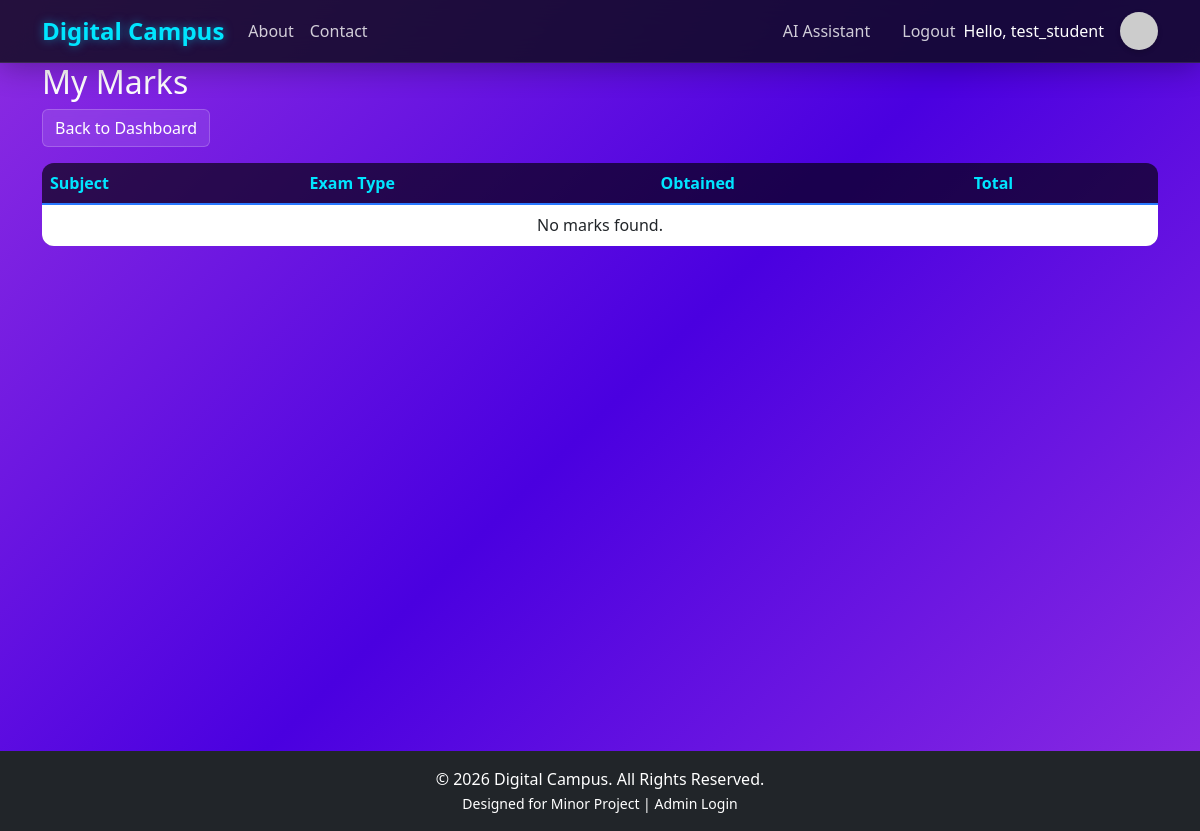
Page /marks/view/ (signed in) on the earlier database version.
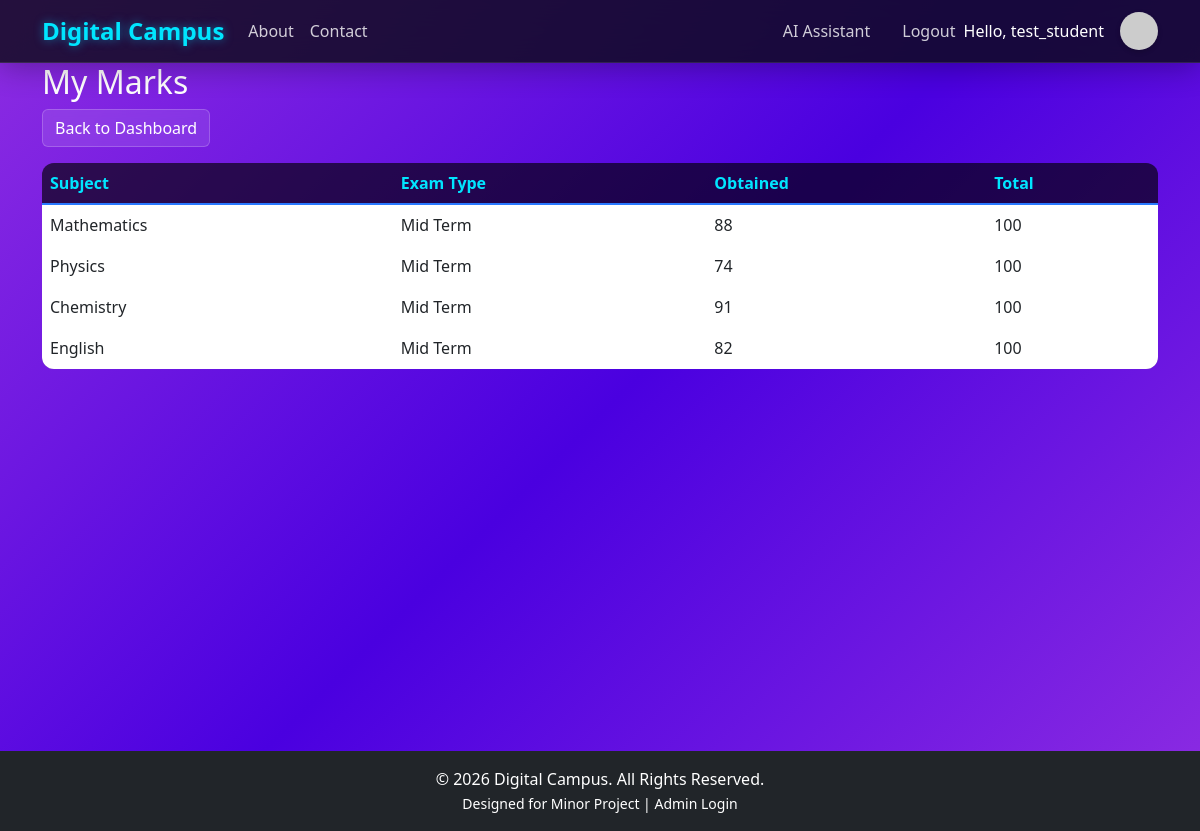
Same page on the later database version.
### core/models.py (models this page shows, shortened)
class User(AbstractUser):
    ROLE_CHOICES = (
        ('student', 'Student'),
        ('teacher', 'Teacher'),
        ('admin', 'Admin'),
        ('driver', 'Driver'),
    )
    role = models.CharField(max_length=10, choices=ROLE_CHOICES, default='student')
    profile_pic = models.ImageField(upload_to='profile_pics/', blank=True, null=True)
    def is_student(self):
        return self.role == 'student'
    def is_admin(self):
        return self.role == 'admin'
    @property
    def display_name(self):
        full_name = f"{self.first_name} {self.last_name}".strip()
        return full_name if full_name else self.username

class Marks(models.Model):
    student = models.ForeignKey(Student, on_delete=models.CASCADE)
    subject = models.CharField(max_length=100)
    marks_obtained = models.IntegerField()
    total_marks = models.IntegerField()
    exam_type = models.CharField(max_length=50) # e.g. 'Mid Term', 'Final'

### core/views.py (the view, shortened to what this page needs)
# urls.py: path('marks/view/', views.view_marks, name='view_marks'),
@login_required
def view_marks(request):
    if request.user.is_student():
        marks = Marks.objects.filter(student=request.user.student)
        heading = "My Marks"
    else:
        return redirect('login')
    return render(request, 'core/view_marks.html', {'marks': marks, 'heading': heading, 'is_admin': request.user.is_admin()})

### templates/core/view_marks.html
{% extends 'base.html' %}
{% block content %}
<div class="row">
    <div class="col-md-12">
        <h2>{{ heading }}</h2>
        <a href="{% if is_admin %}{% url 'admin_dashboard' %}{% else %}{% url 'student_dashboard' %}{% endif %}"
            class="btn btn-secondary mb-3">Back to Dashboard</a>
        <div class="table-responsive">
            <table class="table table-hover align-middle">
                <thead>
                    <tr>
                        <th>Subject</th>
                        <th>Exam Type</th>
                        <th>Obtained</th>
                        <th>Total</th>
                    </tr>
                </thead>
                <tbody>
                    {% for mark in marks %}
                    <tr>
                        <td>{{ mark.subject }}</td>
                        <td>{{ mark.exam_type }}</td>
                        <td>{{ mark.marks_obtained }}</td>
                        <td>{{ mark.total_marks }}</td>
                    </tr>
                    {% empty %}
                    <tr>
                        <td colspan="4" class="text-center">No marks found.</td>
                    </tr>
                    {% endfor %}
                </tbody>
            </table>
        </div>
    </div>
</div>
{% endblock %}

### templates/base.html (shortened to what this page needs)
<!DOCTYPE html>
<html lang="en">
<head>
    <link href="https://cdn.jsdelivr.net/npm/bootstrap@5.3.0/dist/css/bootstrap.min.css" rel="stylesheet">
    {% load static %}
    <link rel="stylesheet" href="{% static 'css/style.css' %}">
</head>
<body>
    {% include 'includes/navbar.html' %}
    <div class="container main-content" style="min-height: 80vh;">
        {% block content %}
        {% endblock %}
    </div>
    {% include 'includes/footer.html' %}
</body>
</html>

### templates/includes/navbar.html (shortened to what this page needs)
<nav class="navbar navbar-expand-lg navbar-dark bg-dark">
    <div class="container">
        <div class="d-flex align-items-center">
            <a class="navbar-brand fw-bold mb-0" href="{% url 'home' %}">Digital Campus</a>
        </div>
        {% if user.is_authenticated %}
        <div class="d-flex align-items-center ms-auto order-lg-last">
            <a href="{% url 'user_profile' %}" class="text-decoration-none d-flex align-items-center">
                <span class="text-white d-none d-lg-block me-3 fw-medium">Hello, {{ user.display_name }}</span>
                {% if user.profile_pic %}
                    <img src="{{ user.profile_pic.url }}" alt="Profile" style="width: 38px; height: 38px; border-radius: 50%; object-fit: cover; border: 2px solid rgba(255,255,255,0.2);">
                {% else %}
                    <img src="https://ui-avatars.com/api/?name={{ user.display_name }}&background=6366f1&color=fff&size=38&font-size=0.5" alt="Profile" style="width: 38px; height: 38px; border-radius: 50%; box-shadow: 0 2px 5px rgba(0,0,0,0.2);">
                {% endif %}
            </a>
        </div>
        {% endif %}
        <div class="collapse navbar-collapse order-lg-2" id="navbarNav">
            <ul class="navbar-nav me-auto">
                <li class="nav-item">
                    <a class="nav-link" href="{% url 'about' %}">About</a>
                </li>
                <li class="nav-item">
                    <a class="nav-link" href="{% url 'contact' %}">Contact</a>
                </li>
            </ul>
            <ul class="navbar-nav ms-auto">
                {% if user.is_authenticated %}
                <li class="nav-item me-lg-3">
                    <a class="nav-link text-white" href="{% url 'chatbot' %}">AI Assistant</a>
                </li>
                <li class="nav-item">
                    <a class="nav-link text-white" href="{% url 'logout' %}">Logout</a>
                </li>
                {% endif %}
            </ul>
        </div>
    </div>
</nav>

### templates/includes/footer.html
<footer class="bg-dark text-white text-center py-3 mt-5">
    <div class="container">
        <p class="mb-0">&copy; 2026 Digital Campus. All Rights Reserved.</p>
        <small>Designed for Minor Project | <a href="/admin/" class="text-white text-decoration-none">Admin
                Login</a></small>
    </div>
</footer>

### static/css/style.css (style rules this page uses)
:root { --primary-color: #00e5ff; --secondary-color: #2979ff; --accent-color: #ff4081; --bg-gradient-start: #8e2de2; --bg-gradient-mid: #4a00e0; --bg-gradient-end: #8e2de2; --glass-bg: rgba(20, 20, 35, 0.6); --glass-border: rgba(255, 255, 255, 0.25); --text-color: #ffffff; --card-hover-bg: rgba(45, 45, 79, 0.8); }
body { background: linear-gradient(135deg, var(--bg-gradient-start), var(--bg-gradient-mid), var(--bg-gradient-end)); min-height: 100vh; font-family: 'Segoe UI', Tahoma, Geneva, Verdana, sans-serif; color: var(--text-color); background-attachment: fixed; }
.navbar { background: rgba(10, 10, 20, 0.8) !important; backdrop-filter: blur(20px); -webkit-backdrop-filter: blur(20px); border-bottom: 1px solid rgba(255, 255, 255, 0.1); box-shadow: 0 4px 30px rgba(0, 0, 0, 0.3); }
.navbar-brand { color: var(--primary-color) !important; font-weight: 700; font-size: 1.5rem; text-shadow: 0 0 10px rgba(0, 210, 255, 0.5); }
.nav-link { color: rgba(255, 255, 255, 0.8) !important; transition: color 0.3s; }
.btn-secondary { background: rgba(255, 255, 255, 0.1); border: 1px solid rgba(255, 255, 255, 0.2); color: #fff; backdrop-filter: blur(5px); }
.table { background: rgba(0, 0, 0, 0.3); border-radius: 12px; overflow: hidden; color: #e0e0e0; border-color: rgba(255, 255, 255, 0.1); }
.table thead th { background-color: rgba(0, 0, 0, 0.5) !important; color: var(--primary-color) !important; border-bottom: 2px solid var(--secondary-color); }
.table td, .table th { border-color: rgba(255, 255, 255, 0.1); }
a { color: var(--primary-color); text-decoration: none; }

Differences in the rows shown:
added Marks: subject "Mathematics", exam_type "Mid Term", marks_obtained "88", total_marks "100"
added Marks: subject "Physics", exam_type "Mid Term", marks_obtained "74", total_marks "100"
added Marks: subject "Chemistry", exam_type "Mid Term", marks_obtained "91", total_marks "100"
added Marks: subject "English", exam_type "Mid Term", marks_obtained "82", total_marks "100"
Other differences:
text no longer shown: "No marks found."
